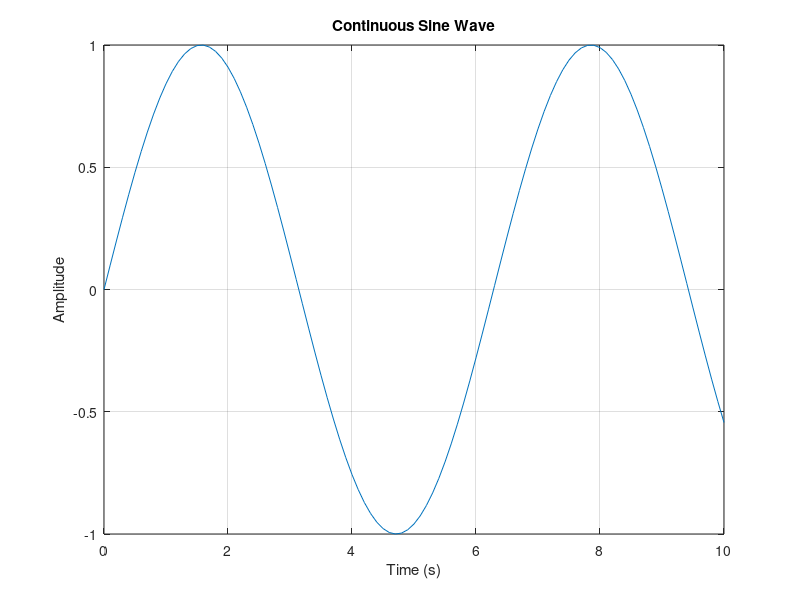

Here is the MATLAB script that generated this plot:
% =========================================================
% Task 1: Continuous Sine Wave Visualization
% Course:  Biosignal Processing Lab
% =========================================================
% Description:
%   Generates and plots a continuous sine wave over the
%   interval [0, 10] using a small step size (0.1).
%   This represents a continuous-time signal approximation.
% =========================================================

x = 0:0.1:10;        % Time vector from 0 to 10 seconds
y = sin(x);          % Compute sine values at each time point

figure;
plot(x, y);
xlabel('Time (s)');
ylabel('Amplitude');
title('Continuous Sine Wave');
grid on;
